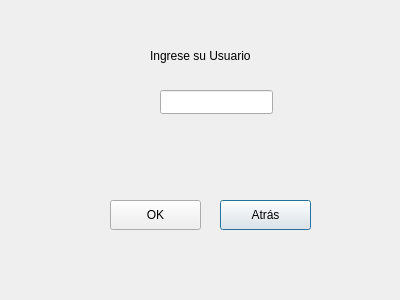
<?xml version="1.0" encoding="UTF-8"?>
<ui version="4.0">
 <class>page_v1</class>
 <widget class="QDialog" name="page_v1">
  <property name="geometry">
   <rect>
    <x>0</x>
    <y>0</y>
    <width>400</width>
    <height>300</height>
   </rect>
  </property>
  <property name="windowTitle">
   <string>page_v1</string>
  </property>
  <widget class="QLabel" name="label">
   <property name="geometry">
    <rect>
     <x>150</x>
     <y>40</y>
     <width>141</width>
     <height>31</height>
    </rect>
   </property>
   <property name="text">
    <string>Ingrese su Usuario</string>
   </property>
  </widget>
  <widget class="QLineEdit" name="username_in">
   <property name="geometry">
    <rect>
     <x>160</x>
     <y>90</y>
     <width>113</width>
     <height>24</height>
    </rect>
   </property>
  </widget>
  <widget class="QLabel" name="user_ivalid">
   <property name="geometry">
    <rect>
     <x>180</x>
     <y>130</y>
     <width>61</width>
     <height>16</height>
    </rect>
   </property>
   <property name="text">
    <string/>
   </property>
  </widget>
  <widget class="QPushButton" name="pushButton_2">
   <property name="geometry">
    <rect>
     <x>220</x>
     <y>200</y>
     <width>91</width>
     <height>30</height>
    </rect>
   </property>
   <property name="text">
    <string>Atrás</string>
   </property>
  </widget>
  <widget class="QPushButton" name="pushButton">
   <property name="geometry">
    <rect>
     <x>110</x>
     <y>200</y>
     <width>91</width>
     <height>30</height>
    </rect>
   </property>
   <property name="text">
    <string>OK</string>
   </property>
  </widget>
 </widget>
 <resources/>
 <connections/>
</ui>
